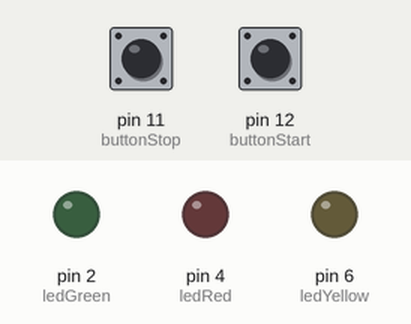
A sketch run on a simulated Arduino Uno, built with avr-gcc and run on an emulated ATmega328P. Parts: output pins drawn as LEDs (lit = HIGH). The inputs (shaded band) are chosen by the test bench; at power-on: pin 12 (buttonStart) HIGH, pin 11 (buttonStop) HIGH.

Above: at 1.2 s.
1.3 s: pin 12 (buttonStart) pulled LOW for 0.15 s
At 2.5 s:
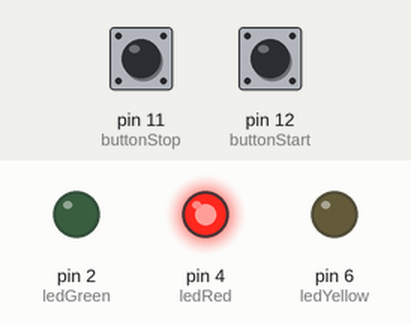
4.4 s: pin 11 (buttonStop) pulled LOW for 1 s
At 4.4 s:
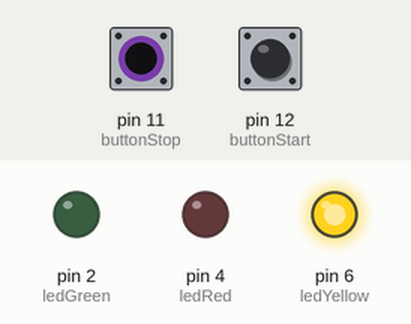
6.9 s: pin 12 (buttonStart) pulled LOW for 1 s
At 7.9 s:
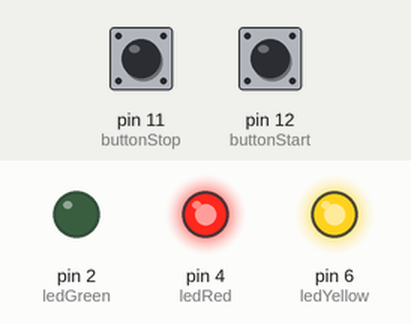
10.9 s: pin 12 (buttonStart) pulled LOW for 3.2 s
At 14.5 s:
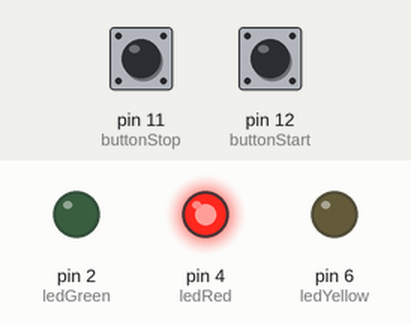
Timing chart, 0 to 16.0 s (numbered marks = the images above; inputs shaded):
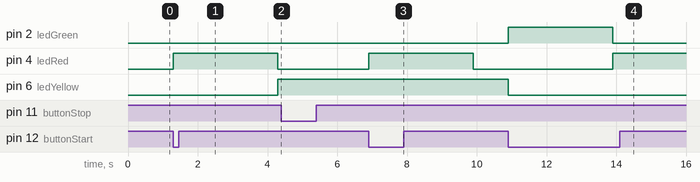

Measured:
- after the input at 1.3 s, pin 4 (ledRed): LOW → HIGH at once, → LOW 3.0 s later; pin 6 (ledYellow): LOW → HIGH after 3.0 s
- after the input at 4.4 s, pin 2 (ledGreen): stays LOW (without the input it goes to HIGH after 0.90 s); pin 6 (ledYellow): stays HIGH (without the input it goes to LOW after 0.90 s)
- after the input at 6.9 s, pin 4 (ledRed): LOW → HIGH at once, → LOW 3.0 s later
- after the input at 10.9 s, pin 4 (ledRed): LOW → HIGH after 3.0 s

The sketch:

lab2.ino
```cpp
const int ledRed = 4;
const int ledYellow = 6;
const int ledGreen = 2;


const int buttonStart = 12;
const int buttonStop  = 11;

void setup() {

  pinMode(ledRed, OUTPUT);
  pinMode(ledYellow, OUTPUT);
  pinMode(ledGreen, OUTPUT);

  pinMode(buttonStart, INPUT_PULLUP);

  pinMode(buttonStop, INPUT_PULLUP);

}

void loop() {


  if (digitalRead(buttonStart) == LOW) {
   digitalWrite (ledRed, HIGH);
   delay (3000);
  if (digitalRead(buttonStop) == LOW) return;

  digitalWrite (ledRed, LOW);
  digitalWrite (ledYellow, HIGH);
  delay (1000);
   if (digitalRead(buttonStop) == LOW) return;

  digitalWrite (ledYellow, LOW);
  digitalWrite (ledGreen, HIGH);
  delay (3000);
   if (digitalRead(buttonStop) == LOW) return;

    digitalWrite (ledGreen, LOW);
  }
}
```
